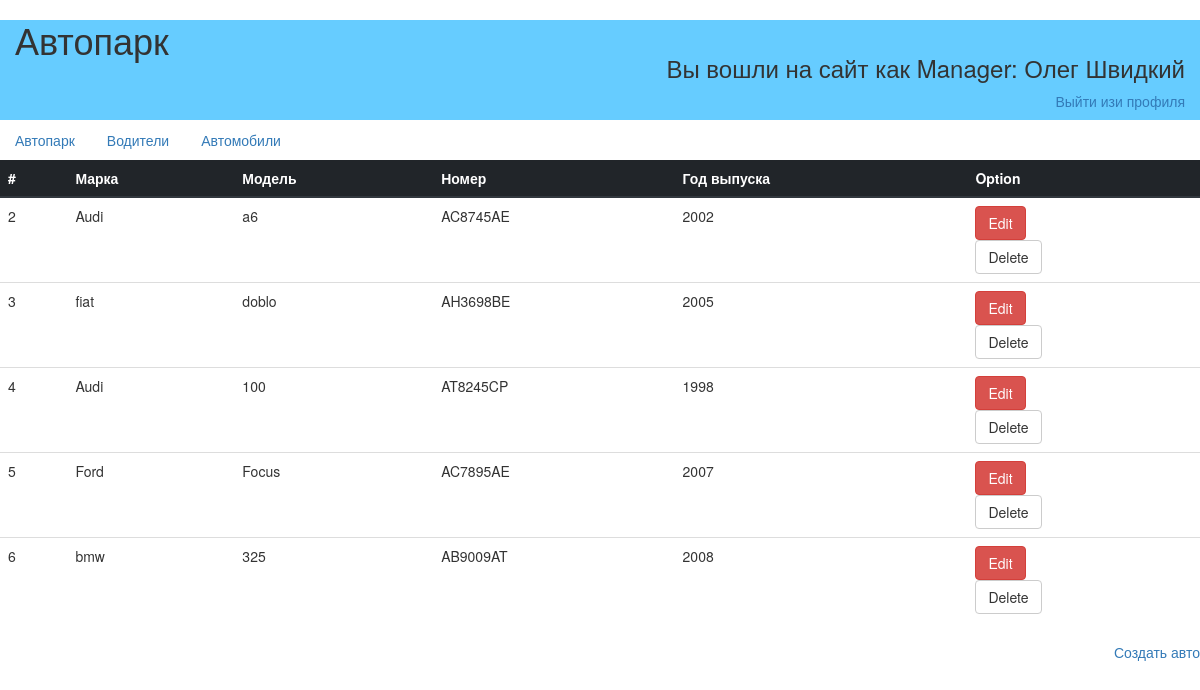
The page /views/showCars.php (signed in) on the database its author committed.
### tables this page shows
CREATE TABLE `cars` (
  `id_car` int(11) NOT NULL,
  `marka` varchar(20) NOT NULL,
  `model` varchar(20) NOT NULL,
  `nomer` varchar(20) NOT NULL,
  `year` varchar(20) NOT NULL
);

### models/cars.php (called while the page is built, shortened)
<?php
  class cars
  {
    public function getAllCars()
    {
      $connection = new mysqli('localhost', 'root', '', 'avtopark_db');
      $query ="SELECT * FROM cars";
      $result = mysqli_query($connection, $query) or die (mysqli_error($connection));
      return $result;
    }
  }
?>

### views/showCars.php (the view, shortened to what this page needs)
<?php
  require_once "header.php";
  require_once "../models/cars.php";
  $temp = new cars;
  $r = $temp->getAllCars();
?>
<div class="">
  <table class="table">
  <thead class="thead-dark">
    <tr>
      <th scope="col">#</th>
      <th scope="col">Марка</th>
      <th scope="col">Модель</th>
      <th scope="col">Номер</th>
      <th scope="col">Год выпуска</th>
      <?php
        if ($_SESSION['type_user'] == 'Manager'){
          echo "<th scope='col'>Option</th>";
        }
       ?>
    </tr>
  </thead>
  <?php
  while ($result = mysqli_fetch_array($r)) {
    echo "<tr><td>". $result['id_car'] ."</td>";
    echo "<td>". $result['marka'] ."</td>";
    echo "<td>". $result['model'] ."</td>";
    echo "<td>". $result['nomer'] ."</td>";
    echo "<td>". $result['year'] ."</td>";
    if ($_SESSION['type_user'] == 'Manager'){
      echo "<td>
            <form method='post' action='addCar.php'>
              <input type = 'hidden' name = 'id_car' value = '" . $result['id_car'] . "'/>
              <button type='submit' name ='submit'   class='btn btn-danger'>
              Edit</button>
            </form>
            <form method='post' action='../controllers/delCar.php'>
              <input type = 'hidden' name = 'id_car' value = '" . $result['id_car'] . "'/>
              <button type='submit' name = 'submit' class='btn btn-default'>
              Delete</button></form></td>";
    }
  }
  ?>
</table>
</div>
<a style = "float: right;" href="addCar.php">Создать авто</a>
<?php require_once "footer.php"?>

### views/header.php (shortened to what this page needs)
<!DOCTYPE html>
<html>
 <head>
  <link rel="stylesheet" href="https://stackpath.bootstrapcdn.com/bootstrap/4.1.3/css/bootstrap.min.css">
  <link rel="stylesheet" href="https://cdnjs.cloudflare.com/ajax/libs/twitter-bootstrap/3.3.7/css/bootstrap.min.css" />
  <link rel="stylesheet" href="https://cdnjs.cloudflare.com/ajax/libs/font-awesome/4.7.0/css/font-awesome.min.css" />
 </head>
 <body>
   <div with = '100%' style = 'background-color:#66ccff; height: 100px;'>
     <div style = 'float:right; text-align: right; width: 45%;  margin: 15px;'>
       <h3>Вы вошли на сайт как <? echo $_SESSION['type_user'].": ".$_SESSION['name']." ".$_SESSION['surname'];?></h3>
       <a href="../controllers/exit.php">Выйти изи профиля</a>
     </div>
     <div style = 'width: 45%;  margin: 15px;'>
       <h1>Автопарк</h1>
     </div>
   </div>
   <ul class="nav nav-pills">
      <li class="nav-item">
        <a class="nav-link" href="showAvtopark.php">Автопарк</a>
      </li>
      <li class="nav-item">
        <a class="nav-link" href="showDrivers.php">Водители</a>
      </li>
      <li class="nav-item">
        <a class="nav-link" href="showCars.php">Автомобили</a>
      </li>
    </ul>

### views/footer.php
  </body>
</html>

### rows shown on the page
cars: id_car "2", marka "Audi", model "a6", nomer "AC8745AE", year "2002"
cars: id_car "3", marka "fiat", model "doblo", nomer "AH3698BE", year "2005"
cars: id_car "4", marka "Audi", model "100", nomer "AT8245CP", year "1998"
cars: id_car "5", marka "Ford", model "Focus", nomer "AC7895AE", year "2007"
cars: id_car "6", marka "bmw", model "325", nomer "AB9009AT", year "2008"

### other values the page prints
$_SESSION['type_user'] "Manager"
$_SESSION['name'] "Олег"
$_SESSION['surname'] "Швидкий"
